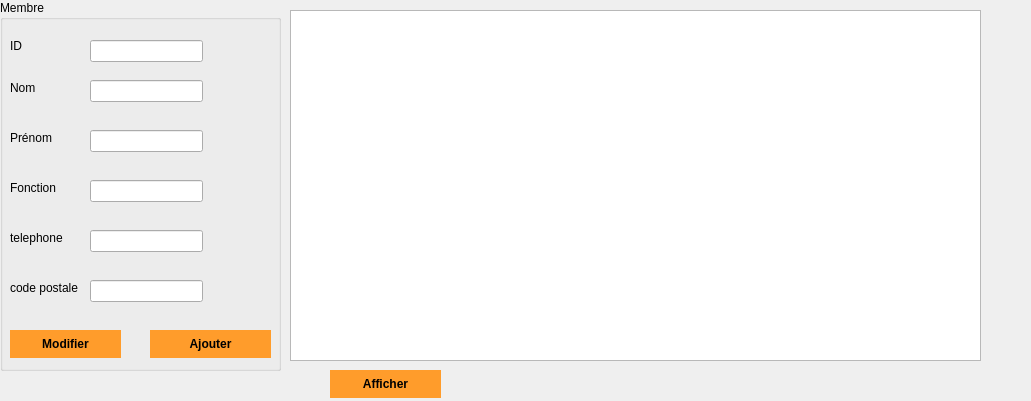
      <widget class="QWidget" name="page_11">
       <property name="geometry">
        <rect>
         <x>0</x>
         <y>0</y>
         <width>1031</width>
         <height>401</height>
        </rect>
       </property>
       <attribute name="icon">
        <iconset>
         <normaloff>../Downloads/icons8-fournisseur-100.png</normaloff>../Downloads/icons8-fournisseur-100.png</iconset>
       </attribute>
       <attribute name="label">
        <string>Ajouter/modifier un Membre</string>
       </attribute>
       <widget class="QGroupBox" name="groupBox_8">
        <property name="geometry">
         <rect>
          <x>0</x>
          <y>0</y>
          <width>281</width>
          <height>371</height>
         </rect>
        </property>
        <property name="styleSheet">
         <string notr="true"/>
        </property>
        <property name="title">
         <string>Membre</string>
        </property>
        <widget class="QLabel" name="label_7">
         <property name="geometry">
          <rect>
           <x>10</x>
           <y>30</y>
           <width>51</width>
           <height>31</height>
          </rect>
         </property>
         <property name="minimumSize">
          <size>
           <width>0</width>
           <height>21</height>
          </size>
         </property>
         <property name="text">
          <string>ID</string>
         </property>
        </widget>
        <widget class="QLineEdit" name="le_id_2">
         <property name="geometry">
          <rect>
           <x>90</x>
           <y>40</y>
           <width>113</width>
           <height>22</height>
          </rect>
         </property>
        </widget>
        <widget class="QLabel" name="label_8">
         <property name="geometry">
          <rect>
           <x>10</x>
           <y>80</y>
           <width>55</width>
           <height>16</height>
          </rect>
         </property>
         <property name="text">
          <string>Nom</string>
         </property>
        </widget>
        <widget class="QLineEdit" name="le_nom_2">
         <property name="geometry">
          <rect>
           <x>90</x>
           <y>80</y>
           <width>113</width>
           <height>22</height>
          </rect>
         </property>
        </widget>
        <widget class="QLabel" name="label_9">
         <property name="geometry">
          <rect>
           <x>10</x>
           <y>130</y>
           <width>55</width>
           <height>16</height>
          </rect>
         </property>
         <property name="text">
          <string>Prénom</string>
         </property>
        </widget>
        <widget class="QLineEdit" name="le_prenom_2">
         <property name="geometry">
          <rect>
           <x>90</x>
           <y>130</y>
           <width>113</width>
           <height>22</height>
          </rect>
         </property>
        </widget>
        <widget class="QLabel" name="label_11">
         <property name="geometry">
          <rect>
           <x>10</x>
           <y>180</y>
           <width>111</width>
           <height>16</height>
          </rect>
         </property>
         <property name="text">
          <string>Fonction</string>
         </property>
        </widget>
        <widget class="QLineEdit" name="le_fonction_2">
         <property name="geometry">
          <rect>
           <x>90</x>
           <y>180</y>
           <width>113</width>
           <height>22</height>
          </rect>
         </property>
        </widget>
        <widget class="QLabel" name="label_12">
         <property name="geometry">
          <rect>
           <x>10</x>
           <y>230</y>
           <width>81</width>
           <height>16</height>
          </rect>
         </property>
         <property name="text">
          <string>telephone</string>
         </property>
        </widget>
        <widget class="QLineEdit" name="le_tele_2">
         <property name="geometry">
          <rect>
           <x>90</x>
           <y>230</y>
           <width>113</width>
           <height>22</height>
          </rect>
         </property>
        </widget>
        <widget class="QPushButton" name="ajouter_adherant_m">
         <property name="geometry">
          <rect>
           <x>150</x>
           <y>330</y>
           <width>121</width>
           <height>28</height>
          </rect>
         </property>
         <property name="styleSheet">
          <string notr="true">QPushButton {
background-color: #ff9c2b;
	color: #000000;
	font-weight: bold;
	border-style: solid;
	border-color: #000000;
	padding: 6px;
}
QPushButton:hover
{
color :white;
}</string>
         </property>
         <property name="text">
          <string>Ajouter</string>
         </property>
        </widget>
        <widget class="QPushButton" name="pushButton_modifier_m">
         <property name="geometry">
          <rect>
           <x>10</x>
           <y>330</y>
           <width>111</width>
           <height>28</height>
          </rect>
         </property>
         <property name="styleSheet">
          <string notr="true">QPushButton {
background-color: #ff9c2b;
	color: #000000;
	font-weight: bold;
	border-style: solid;
	border-color: #000000;
	padding: 6px;
}
QPushButton:hover
{
color :white;
}</string>
         </property>
         <property name="text">
          <string>Modifier</string>
         </property>
        </widget>
        <widget class="QLineEdit" name="le_image_2">
         <property name="geometry">
          <rect>
           <x>90</x>
           <y>280</y>
           <width>113</width>
           <height>22</height>
          </rect>
         </property>
        </widget>
        <widget class="QLabel" name="label_13">
         <property name="geometry">
          <rect>
           <x>10</x>
           <y>280</y>
           <width>91</width>
           <height>16</height>
          </rect>
         </property>
         <property name="text">
          <string>code postale</string>
         </property>
        </widget>
       </widget>
       <widget class="QTableView" name="tableView_m1">
        <property name="geometry">
         <rect>
          <x>290</x>
          <y>10</y>
          <width>691</width>
          <height>351</height>
         </rect>
        </property>
        <property name="styleSheet">
         <string notr="true">alternate-background-color: rgb(255, 65, 198);</string>
        </property>
       </widget>
       <widget class="QPushButton" name="pushButton_afficher_m1">
        <property name="geometry">
         <rect>
          <x>330</x>
          <y>370</y>
          <width>111</width>
          <height>28</height>
         </rect>
        </property>
        <property name="styleSheet">
         <string notr="true">QPushButton {
background-color: #ff9c2b;
	color: #000000;
	font-weight: bold;
	border-style: solid;
	border-color: #000000;
	padding: 6px;
}
QPushButton:hover
{
color :white;
}</string>
        </property>
        <property name="text">
         <string>Afficher</string>
        </property>
       </widget>
      </widget>
